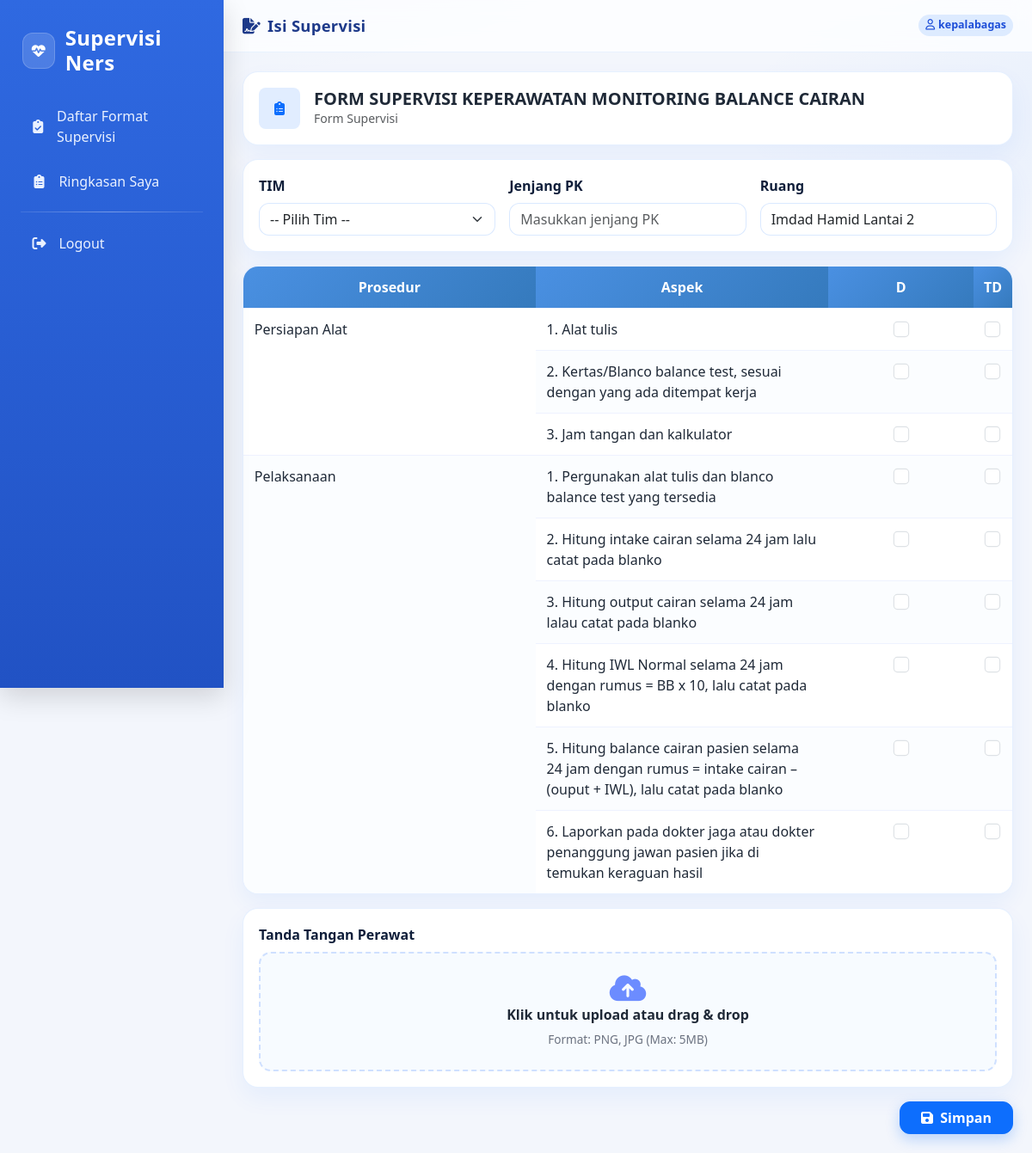
The page /formats/5/isi/ (signed in) on the database its author committed.
### supervisi/models.py (models this page shows, shortened)
class FormatSupervisi(models.Model):
    nama = models.CharField(max_length=255)
    deskripsi = models.TextField(blank=True, null=True)

class ItemFormat(models.Model):
    format_supervisi = models.ForeignKey(FormatSupervisi, on_delete=models.CASCADE, related_name='items')
    pertanyaan = models.TextField()
    bobot = models.FloatField(default=1)

class AspekFormat(models.Model):
    item_format = models.ForeignKey(ItemFormat, on_delete=models.CASCADE, related_name='aspek')
    nama_aspek = models.CharField(max_length=500)
    d = models.BooleanField(default=False)
    td = models.BooleanField(default=False)

### supervisi/views.py (the view, shortened to what this page needs)
# urls.py: path('formats/<int:format_id>/isi/', views.isi_supervisi, name='isi_supervisi'),
@login_required
def isi_supervisi(request, format_id):
    format_supervisi = get_object_or_404(FormatSupervisi, id=format_id)
    items = format_supervisi.items.prefetch_related('aspek')
    return render(request, 'supervisi/isi_supervisi.html', {
        'format': format_supervisi,
        'items': items
    })

### templates/supervisi/isi_supervisi.html (shortened to what this page needs)
{% extends 'base.html' %}
{% block pagetitle %}
  <i class="fa-solid fa-file-signature me-2"></i>Isi Supervisi
{% endblock %}
{% block content %}
  <div class="section-card mb-3">
    <div class="d-flex align-items-center gap-3 flex-wrap">
      <div class="rounded-3 d-flex align-items-center justify-content-center" style="width:48px;height:48px;background:rgba(13,110,253,.12);color:#0d6efd;">
        <i class="fa-solid fa-clipboard-list"></i>
      </div>
      <div class="flex-grow-1">
        <h5 class="mb-0 fw-bold">{{ format.nama }}</h5>
        <div class="text-muted small">Form Supervisi</div>
      </div>
    </div>
  </div>
  <form method="post" class="form-soft" enctype="multipart/form-data">
    <div class="section-card mb-3">
      <div class="row g-3">
        <div class="col-md-4">
          <label class="form-label">TIM</label>
          <select name="tim" class="form-select" required>
            <option value="">-- Pilih Tim --</option>
          </select>
        </div>
        <div class="col-md-4">
          <label class="form-label">Jenjang PK</label>
          <input type="text" name="jenjang_pk" class="form-control" placeholder="Masukkan jenjang PK" required />
        </div>
        <div class="col-md-4">
          <label class="form-label">Ruang</label>
          <input type="text" name="ruang" class="form-control" value="Imdad Hamid Lantai 2" required />
        </div>
      </div>
    </div>
    <div class="table-wrap mb-3">
      <div class="table-responsive">
        <table class="super">
          <thead>
            <tr>
              <th>Prosedur</th>
              <th>Aspek</th>
              <th>D</th>
              <th>TD</th>
            </tr>
          </thead>
          <tbody>
            {% for item in items %}
              {% for aspek in item.aspek.all %}
                <tr>
                  {% if forloop.first %}
                    <td rowspan="{{ item.aspek.count }}" class="align-top">{{ item.pertanyaan }}</td>
                  {% endif %}
                  <td>{{ aspek.nama_aspek }}</td>
                  <td class="checkbox-cell">
                    <input type="checkbox" name="d_{{ aspek.id }}" class="form-check-input super-check" onclick="toggleCheck('{{ aspek.id }}', 'd')" />
                  </td>
                  <td class="checkbox-cell">
                    <input type="checkbox" name="td_{{ aspek.id }}" class="form-check-input super-check" onclick="toggleCheck('{{ aspek.id }}', 'td')" />
                  </td>
                </tr>
              {% endfor %}
            {% empty %}
              <tr>
                <td colspan="4" class="text-center text-muted">Belum ada data supervisi</td>
              </tr>
            {% endfor %}
          </tbody>
        </table>
      </div>
    </div>
    <div class="section-card">
      <label class="form-label d-block mb-2">Tanda Tangan Perawat</label>
      <div id="dropZoneTTD" class="upload-box">
        <i class="fa-solid fa-cloud-arrow-up"></i>
        <p class="mb-1 fw-semibold" id="uploadText">Klik untuk upload atau drag &amp; drop</p>
        <small class="upload-hint">Format: PNG, JPG (Max: 5MB)</small>
      </div>
    </div>
    <div class="text-end mt-3">
      <button type="submit" class="btn btn-primary soft px-4"><i class="fa-solid fa-floppy-disk me-1"></i> Simpan</button>
    </div>
  </form>
{% endblock %}

### templates/base.html (shortened to what this page needs)
{% load static %}
<!DOCTYPE html>
<html lang="id">
  <head>
    <link href="https://cdn.jsdelivr.net/npm/bootstrap@5.3.2/dist/css/bootstrap.min.css" rel="stylesheet" />
    <link href="https://cdnjs.cloudflare.com/ajax/libs/font-awesome/6.5.0/css/all.min.css" rel="stylesheet" />
  </head>
  <body>
    <aside class="sidebar">
      <div class="brand">
        <div class="brand-badge">
          <i class="fa-solid fa-heart-pulse"></i>
        </div>
        <h4>Supervisi Ners</h4>
      </div>
      {% with current=request.resolver_match.url_name %}
        <nav class="nav-section">
          {% if user.is_authenticated %}
            {% if user.is_staff %}
              <a class="side-link {% if current == 'admin_dashboard' %}active{% endif %}" href="{% url 'admin_dashboard' %}"><i class="fa-solid fa-gauge"></i> Dashboard</a>
              <a class="side-link {% if current == 'daftar_supervisi' %}active{% endif %}" href="{% url 'daftar_supervisi' %}"><i class="fa-solid fa-list-check"></i> Daftar Supervisi</a>
              <a class="side-link {% if current == 'kelola_format' %}active{% endif %}" href="{% url 'kelola_format' %}"><i class="fa-solid fa-clipboard-list"></i> Kelola Format</a>
              <a class="side-link {% if current == 'kelola_akun' %}active{% endif %}" href="{% url 'kelola_akun' %}"><i class="fa-solid fa-user-gear"></i> Kelola Akun</a>
            {% else %}
              <a class="side-link {% if current == 'daftar_format_supervisi' %}active{% endif %}" href="{% url 'daftar_format_supervisi' %}"><i class="fa-solid fa-clipboard-check"></i> Daftar Format Supervisi</a>
              <a class="side-link {% if current == 'ringkasan_saya' %}active{% endif %}" href="{% url 'ringkasan_saya' %}"><i class="fa-solid fa-clipboard-list"></i><span>Ringkasan Saya</span></a>
            {% endif %}
            <div class="divider"></div>
            <a class="side-link" href="{% url 'logout' %}"><i class="fa-solid fa-right-from-bracket"></i> Logout</a>
          {% else %}
            <a class="side-link {% if current == 'login' %}active{% endif %}" href="{% url 'login' %}"><i class="fa-solid fa-right-to-bracket"></i> Login</a>
          {% endif %}
        </nav>
      {% endwith %}
    </aside>
    <section class="main">
      <div class="topbar">
        <div class="top-title">
          {% block pagetitle %}
          {% endblock %}
        </div>
        <div class="d-flex align-items-center gap-2">
          {% if user.is_authenticated %}
            <span class="tag"><i class="fa-regular fa-user me-1"></i>{{ user.username }}</span>
          {% endif %}
        </div>
      </div>
      <div class="page">
        {% block content %}
        {% endblock %}
      </div>
    </section>
  </body>
</html>

### templates/base.html (style rules this page uses)
:root { --blue-1: #1e5ad6; --blue-2: #0d6efd; --blue-3: #0b5ed7; --bg: #f3f6fc; --card: #ffffff; --text: #1f2937; --muted: #6b7280; --radius: 18px; }
html, body { height: 100%; }
body { min-height: 100vh; display: flex; margin: 0; background: var(--bg); font-family: system-ui, -apple-system, 'Segoe UI', Roboto, 'Helvetica Neue', Arial, sans-serif; color: var(--text); }
.sidebar { position: fixed; left: 0; top: 0; bottom: 0; width: 260px; min-width: 260px; height: 100vh; overflow-y: auto; background: linear-gradient(180deg, #2f69e1 0%, #2152c4 100%); color: #fff; padding: 20px 16px; box-shadow: 0 10px 30px rgba(0, 0, 0, 0.15); z-index: 1000; }
.brand { display: flex; align-items: center; gap: 0.75rem; padding: 10px 10px 16px; }
.brand-badge { width: 42px; height: 42px; border-radius: 12px; background: rgba(255, 255, 255, 0.15); display: flex; align-items: center; justify-content: center; box-shadow: inset 0 0 0 1px rgba(255, 255, 255, 0.18); }
.brand h4 { margin: 0; font-weight: 800; letter-spacing: 0.3px; }
.nav-section { margin-top: 0.5rem; }
.side-link { color: #eaf1ff; text-decoration: none; display: flex; align-items: center; gap: 0.75rem; padding: 0.7rem 0.9rem; margin: 6px 4px; border-radius: 12px; transition: all 0.18s ease; }
.side-link i { width: 22px; text-align: center; }
.sidebar .divider { height: 1px; background: linear-gradient(90deg, rgba(255, 255, 255, 0.1), rgba(255, 255, 255, 0.35), rgba(255, 255, 255, 0.1)); margin: 12px 8px; }
.main { margin-left: 260px; flex: 1; display: flex; flex-direction: column; min-width: 0; background: radial-gradient(1200px 400px at -20% -10%, rgba(13, 110, 253, 0.07), transparent 60%), radial-gradient(900px 300px at 120% 10%, rgba(13, 110, 253, 0.06), transparent 60%), var(--bg); }
.topbar { display: flex; align-items: center; justify-content: space-between; padding: 16px 22px; position: sticky; top: 0; z-index: 5; background: rgba(255, 255, 255, 0.75); backdrop-filter: saturate(180%) blur(10px); border-bottom: 1px solid rgba(13, 110, 253, 0.08); }
.top-title { font-size: 1.15rem; font-weight: 800; letter-spacing: 0.3px; color: #1e3a8a; }
.page { padding: 22px; width: 100%; }
.tag { font-size: 0.78rem; padding: 0.2rem 0.5rem; border-radius: 999px; background: rgba(13, 110, 253, 0.12); color: #1d4ed8; font-weight: 700; }

### templates/supervisi/isi_supervisi.html (style rules this page uses)
.section-card { background: #fff; border: 1px solid rgba(13, 110, 253, 0.1); border-radius: 18px; box-shadow: 0 12px 28px rgba(13, 110, 253, 0.06); padding: 18px; }
.form-soft .form-control, .form-soft .form-select { border-radius: 12px; border: 1px solid rgba(13, 110, 253, 0.15); }
.form-soft label { font-weight: 700; color: #0f1e3a; }
.table-wrap { background: #fff; border: 1px solid rgba(13, 110, 253, 0.1); border-radius: 18px; box-shadow: 0 10px 24px rgba(13, 110, 253, 0.06); overflow: hidden; }
table.super { width: 100%; border-collapse: separate; border-spacing: 0; }
table.super thead th { background: linear-gradient(135deg, #4a90e2, #357abd); color: #fff; font-weight: 700; text-align: center; padding: 0.75rem 0.75rem; border: 0; }
table.super tbody td { background: #fff; border-top: 1px solid #eef2ff; vertical-align: top; padding: 0.75rem 0.8rem; }
table.super tbody tr:nth-child(even) td { background: #fbfdff; }
table.super td.checkbox-cell { text-align: center; width: 10%; }
table.super td:first-child { width: 40%; }
table.super td:nth-child(2) { width: 40%; }
.form-check-input.super-check { transform: scale(1.15); cursor: pointer; box-shadow: none; }
.btn-primary.soft { border-radius: 12px; font-weight: 700; box-shadow: 0 6px 16px rgba(13, 110, 253, 0.25); }
.upload-box { border: 2px dashed #cfe0ff; border-radius: 14px; background: #f7fbff; padding: 24px 16px; text-align: center; cursor: pointer; transition: all 0.15s ease; }
.upload-box i { font-size: 34px; color: #6c8cff; }
.upload-hint { color: #6b7280; font-size: 0.85rem; }

### rows shown on the page
FormatSupervisi: nama "FORM SUPERVISI KEPERAWATAN MONITORING BALANCE CAIRAN"
ItemFormat: pertanyaan "Persiapan Alat"
AspekFormat: nama_aspek "1. Alat tulis"
AspekFormat: nama_aspek "2. Kertas/Blanco balance test, sesuai dengan yang ada ditempat kerja"
AspekFormat: nama_aspek "3. Jam tangan dan kalkulator"
ItemFormat: pertanyaan "Pelaksanaan"
AspekFormat: nama_aspek "1. Pergunakan alat tulis dan blanco balance test yang tersedia"
AspekFormat: nama_aspek "2. Hitung intake cairan selama 24 jam lalu catat pada blanko"
AspekFormat: nama_aspek "3. Hitung output cairan selama 24 jam lalau catat pada blanko"
AspekFormat: nama_aspek "4. Hitung IWL Normal selama 24 jam dengan rumus = BB x 10, lalu catat pada blanko"
AspekFormat: nama_aspek "5. Hitung balance cairan pasien selama 24 jam dengan rumus = intake cairan – (ouput + IWL), lalu catat pada blanko"
AspekFormat: nama_aspek "6. Laporkan pada dokter jaga atau dokter penanggung jawan pasien jika di temukan keraguan hasil"

### other values the page prints
{{ user.username }} "kepalabagas"
